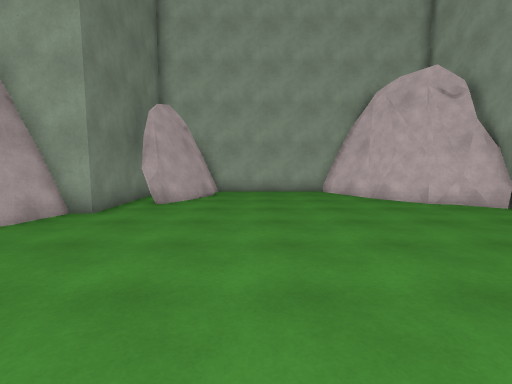
View 1 (above)

12 first-person views from a walk through a 3-D level made in the Unity game engine. The camera is 1.5 m above the floor, tilts 6° down and sees 85° across. The floor is counted in squares, 1 m on a side. Each view is taken from the middle of a square. On the plan, view 1 faces up. The plan holds only what a view shows up to about 14 squares ahead; the rest is blank. The place goes on beyond the plan. The player is left out. Some animated figures are not drawn.

View 2
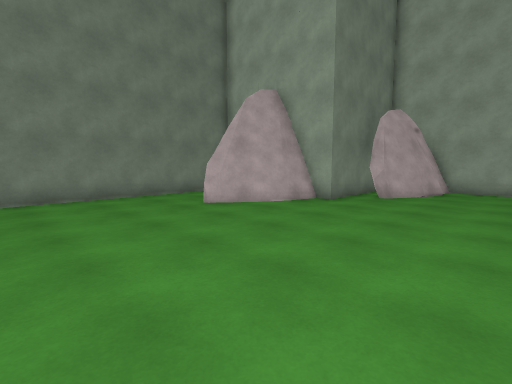

View 3
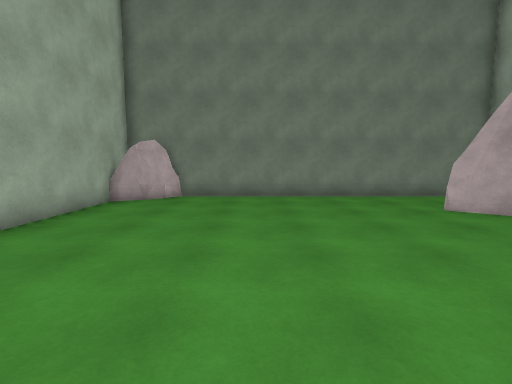

View 4
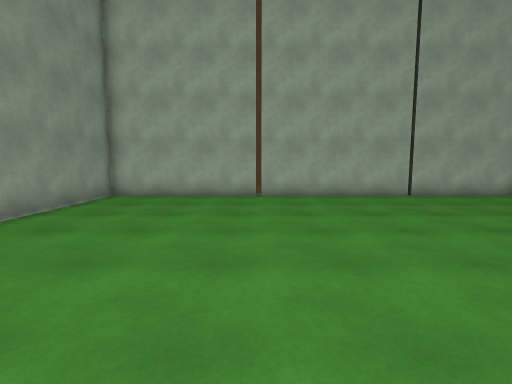

View 5
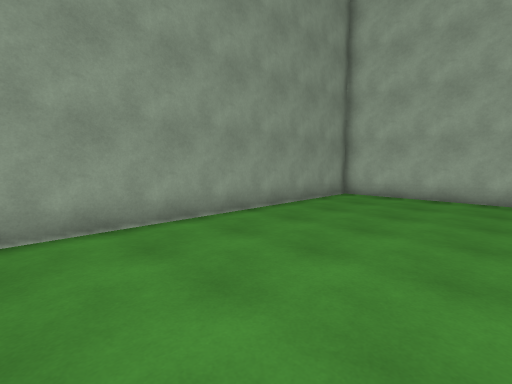

View 6
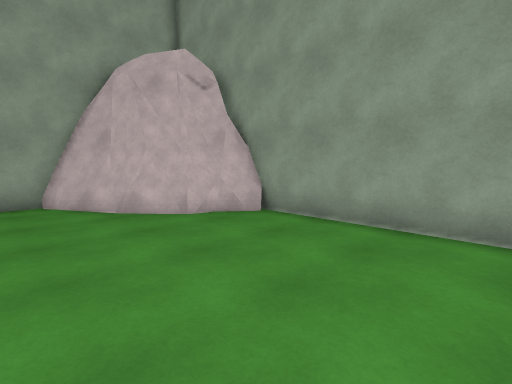

View 7
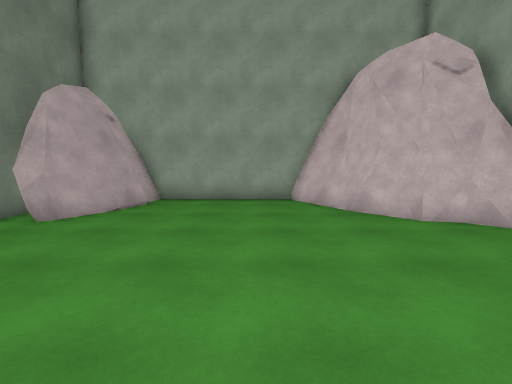

View 8
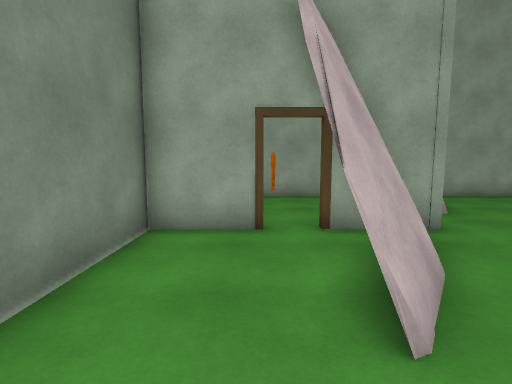

View 9
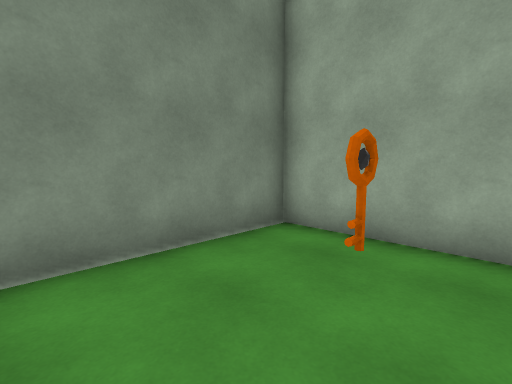

View 10
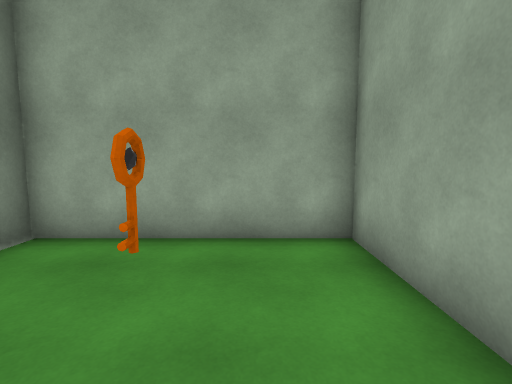

View 11
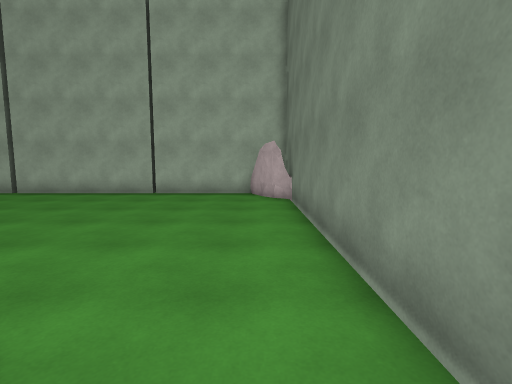

View 12
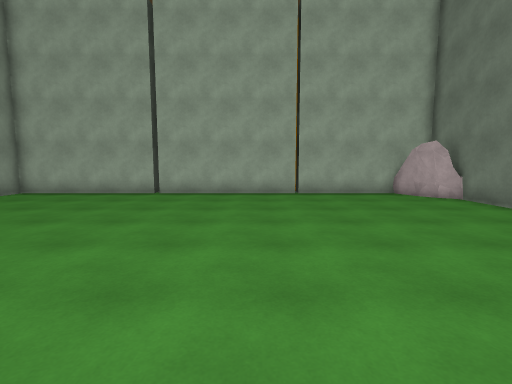

### Floor plan
Points are (right, up) in squares from view 1. A wall is a line through its corners. A room is listed if a view was taken in it or the views show most of it. See-through windows are left out.
Room 1 (views 1, 2, 3, 4, 5, 6, 7, 8, 9, 10, 11, 12)
walls: (-5.1, 10.9) (-5.1, 14.4) (-11.5, 14.4) (-11.5, 9.1); (-8.8, 8.2) (-11.5, 8.2) (-11.5, -7.7) (1.8, -7.7); (-4.8, 12.6) (-4.8, 8.2) (-7.6, 8.2); (6.6, 10.2) (5.1, 11.8); (5.2, 11.7) (3.6, 14.5); (2, -7.7) (8.6, -7.7) (8.6, 9.7) (7.6, 10.3); (5.7, 11.5) (5.4, 12); (5.5, 11.9) (4.4, 13.9); (6, 11.5) (5.4, 12.2); (7.5, 10) (6.5, 10.5); (7.5, 10.3) (6.7, 10.6) (5.3, 12.1); (8.4, 9.6) (7.5, 10.1); (4.2, 13.7) (3.9, 14.1); (8.6, 9.5) (8.2, 9.7); (4.1, 14.4) (-2.6, 14.4)
low walls: (5.8, 10.8) (5.5, 11.1); (5.1, 11.6) (4.6, 12.4); (7, 10) (6.6, 10.2); (7.8, 9.5) (7.3, 10) (6.7, 10.1); (8.1, 9.5) (7.5, 9.8)
ways out: gap at (2, -8)
objects: rock (-11, -7) to (-10, -6); rock (-8, 4) to (-6, 8); key (-8, 12); rock (-4, 10) to (-2, 14)

Where each view was taken, in squares from view 1:
view 1: 0 up, 0 right, facing up
view 2: 2 down, 1 right, facing up-left
view 3: 2 down, 1 right, facing left
view 4: 5 up, 2 right, facing down
view 5: 5 up, 2 right, facing down-right
view 6: 3 up, 2 right, facing up-right
view 7: 3 up, 2 right, facing up
view 8: 2 up, 9 left, facing up
view 9: 9 up, 7 left, facing up-left
view 10: 9 up, 7 left, facing up
view 11: 6 up, 10 left, facing down
view 12: 6 up, 3 left, facing down
